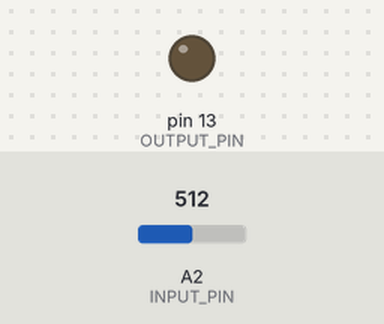
Bench run of a sketch on a simulated Arduino Uno, built with avr-gcc and run on an emulated ATmega328P. On the bench: output pins drawn as LEDs (lit = HIGH). The test bench sets the inputs (shaded band); at power-on: A2 (INPUT_PIN) = 512.

Above: at 0.1 s.
Timing chart, 0 to 39.3 s (numbered marks = the images above):
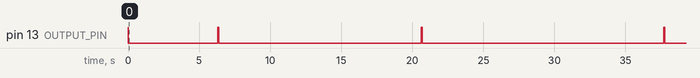

The sketch:

Faster_HeartRateDetection.ino
```cpp
// Faster_HeartRateDetection - BioAmp EXG Pill
// https://github.com/upsidedownlabs/BioAmp-EXG-Pill
// https://github.com/upsidedownlabs/Heart-BioAmp-Arduino-Firmware

// Upside Down Labs invests time and resources providing this open source code,
// please support Upside Down Labs and open-source hardware by purchasing
// products from Upside Down Labs!

// Copyright (c) 2021 - 2024 Upside Down Labs - contact [at] upsidedownlabs.tech
// Copyright (c) 2021 - 2024 Aryan Prakhar - aryanprakhar1010 [at] gmail.com
// Copyright (c) 2021 - 2024 Dev Saran Sujan - devsaransujan [at] gmail.com

// Permission is hereby granted, free of charge, to any person obtaining a copy
// of this software and associated documentation files (the "Software"), to deal
// in the Software without restriction, including without limitation the rights
// to use, copy, modify, merge, publish, distribute, sublicense, and/or sell
// copies of the Software, and to permit persons to whom the Software is
// furnished to do so, subject to the following conditions:

// The above copyright notice and this permission notice shall be included in all
// copies or substantial portions of the Software.

// THE SOFTWARE IS PROVIDED "AS IS", WITHOUT WARRANTY OF ANY KIND, EXPRESS OR
// IMPLIED, INCLUDING BUT NOT LIMITED TO THE WARRANTIES OF MERCHANTABILITY,
// FITNESS FOR A PARTICULAR PURPOSE AND NONINFRINGEMENT. IN NO EVENT SHALL THE
// AUTHORS OR COPYRIGHT HOLDERS BE LIABLE FOR ANY CLAIM, DAMAGES OR OTHER
// LIABILITY, WHETHER IN AN ACTION OF CONTRACT, TORT OR OTHERWISE, ARISING FROM,
// OUT OF OR IN CONNECTION WITH THE SOFTWARE OR THE USE OR OTHER DEALINGS IN THE
// SOFTWARE.

#include <math.h>

// Define constants
#define SAMPLE_RATE 125       // Sampling rate in Hz
#define BAUD_RATE 115200      // Serial communication baud rate
#define INPUT_PIN A2          // Analog  pin for ECG signal
#define OUTPUT_PIN 13         // Digital output pin for LED
#define DATA_LENGTH 26        // Length of data buffer for peak detection
#define buffer_size 5         // Size of circular arrays for BPM calculation

// Global variables for BPM calculation
int data_index = 0;
uint32_t tdiff = 0;           // Time difference between consecutive peaks
uint8_t bpm = 0;              // Calculated Beats Per Minute

// Circular arrays for BPM calculation
int timeBuffer_index = -1;
int sumBuffer_index = -1;
uint32_t timeBuffer[buffer_size] = {0};
uint32_t sumBuffer[buffer_size] = {0};

// Variables for BPM calculation
uint32_t previous_time = 0;
uint32_t sum = 0;
uint32_t average = 0;

// Variables for peak detection and debouncing
unsigned long lastPeakStartTime = 0;
unsigned long peakCooldownPeriod = 2; // Cooldown period in milliseconds
bool isPeakActive = false;
bool peakEvent = false;

void setup() {
  // Initialize serial communication
  Serial.begin(BAUD_RATE);
  // Set pin modes
  pinMode(INPUT_PIN, INPUT);
  pinMode(OUTPUT_PIN, OUTPUT);
}

void loop() {
  // Calculate elapsed time since last loop
  static unsigned long past = 0;
  unsigned long present = micros();
  unsigned long interval = present - past;
  past = present;

  // Timer for maintaining consistent sampling rate
  static long timer = 0;
  timer -= interval;

  // Sample and process ECG signal at specified rate
  if(timer < 0){
    timer += 1000000 / SAMPLE_RATE;

    // Read sensor value and normalize
    float sensor_value = analogRead(INPUT_PIN);
    float signal = ECGFilter(sensor_value)/512;

    // Detect peaks in the signal
    peakEvent = Getpeak(signal);

    // Blink LED on detected peak
    digitalWrite(OUTPUT_PIN, peakEvent);

    // Calculate BPM when a peak is detected
    if(peakEvent){
      // Update time buffer for peak timing
      if(timeBuffer_index == -1){
        timeBuffer_index = (timeBuffer_index + 1) % buffer_size;
        timeBuffer[timeBuffer_index] = micros();
      }
      else{
        previous_time = timeBuffer[timeBuffer_index];
        timeBuffer_index = (timeBuffer_index + 1) % buffer_size;
        timeBuffer[timeBuffer_index] = micros();
        tdiff = timeBuffer[timeBuffer_index] - previous_time;
      }

      // Calculate BPM using circular arrays
      if(sumBuffer_index == -1){
        sumBuffer_index = (sumBuffer_index + 1) % buffer_size;
      }
      else{
        if(sumBuffer[sumBuffer_index] == 0){
          sumBuffer[sumBuffer_index] = tdiff;
          sum = sum + sumBuffer[sumBuffer_index];
          sumBuffer_index = (sumBuffer_index + 1) % buffer_size;
        }
        else{
          sum = sum - sumBuffer[sumBuffer_index];
          sumBuffer[sumBuffer_index] = tdiff;
          sum = sum + sumBuffer[sumBuffer_index];
          sumBuffer_index = (sumBuffer_index + 1) % buffer_size;
          average = sum / buffer_size;
          bpm = (60 * 1000000) / average;
          Serial.print("BPM : ");
          Serial.println(bpm);
        }
      }
    }
  }
}

// Function to detect peaks in the ECG signal
bool Getpeak(float new_sample) {
    // DATA_LENGTH explanation:
    // This constant defines the size of the sliding window used for peak detection.
    // It determines how many recent samples are considered when calculating the mean
    // and standard deviation of the signal. A larger value provides more stable
    // detection but may introduce more lag.

    // Buffers for data, mean, and standard deviation
    static float data_buffer[DATA_LENGTH];
    static float mean_buffer[DATA_LENGTH];
    static float standard_deviation_buffer[DATA_LENGTH];

    // Check for peak
    // A peak is detected if the new sample exceeds the mean by more than
    // half the DATA_LENGTH times the standard deviation
    bool rawPeak = false;
    if (new_sample - mean_buffer[data_index] > (DATA_LENGTH/2) * standard_deviation_buffer[data_index]) {
        data_buffer[data_index] = new_sample + data_buffer[data_index];
        rawPeak = true;
    } else {
        data_buffer[data_index] = new_sample;
        rawPeak = false;
    }

    // Event-based debounce logic
    // This prevents multiple detections of the same peak by implementing a cooldown period
    bool peakEvent = false;
    unsigned long currentTime = micros();

    if (rawPeak && !isPeakActive && (currentTime - lastPeakStartTime > peakCooldownPeriod)) {
        // Start of a new peak
        isPeakActive = true;
        lastPeakStartTime = currentTime;
        peakEvent = true;
    } else if (!rawPeak && isPeakActive) {
        // End of the current peak
        isPeakActive = false;
    }

    // Calculate mean of the data buffer
    float sum = 0.0, mean, standard_deviation = 0.0;
    for (int i = 0; i < DATA_LENGTH; ++i){
        sum += data_buffer[(data_index + i) % DATA_LENGTH];
    }
    mean = sum / DATA_LENGTH;

    // Calculate standard deviation of the data buffer
    for (int i = 0; i < DATA_LENGTH; ++i){
        standard_deviation += pow(data_buffer[(i) % DATA_LENGTH] - mean, 2);
    }

    // Update mean buffer
    mean_buffer[data_index] = mean;

    // Update standard deviation buffer
    standard_deviation_buffer[data_index] = sqrt(standard_deviation / DATA_LENGTH);

    // Update data_index for circular buffer implementation
    data_index = (data_index + 1) % DATA_LENGTH;

    // Return true if a peak event occurred, false otherwise
    return peakEvent;
}

// Band-Pass Butterworth IIR digital filter for ECG signal
// Sampling rate: 125.0 Hz, frequency range: [0.5, 44.5] Hz
// Filter is order 4, implemented as second-order sections (biquads)
// Reference:
// https://docs.scipy.org/doc/scipy/reference/generated/scipy.signal.butter.html
// https://courses.ideate.cmu.edu/16-223/f2020/Arduino/FilterDemos/filter_gen.py
float ECGFilter(float input)
{
  float output = input;
  {
    static float z1, z2; // filter section state
    float x = output - 0.70682283*z1 - 0.15621030*z2;
    output = 0.28064917*x + 0.56129834*z1 + 0.28064917*z2;
    z2 = z1;
    z1 = x;
  }
  {
    static float z1, z2; // filter section state
    float x = output - 0.95028224*z1 - 0.54073140*z2;
    output = 1.00000000*x + 2.00000000*z1 + 1.00000000*z2;
    z2 = z1;
    z1 = x;
  }
  {
    static float z1, z2; // filter section state
    float x = output - -1.95360385*z1 - 0.95423412*z2;
    output = 1.00000000*x + -2.00000000*z1 + 1.00000000*z2;
    z2 = z1;
    z1 = x;
  }
  {
    static float z1, z2; // filter section state
    float x = output - -1.98048558*z1 - 0.98111344*z2;
    output = 1.00000000*x + -2.00000000*z1 + 1.00000000*z2;
    z2 = z1;
    z1 = x;
  }

  return output;
}
```
